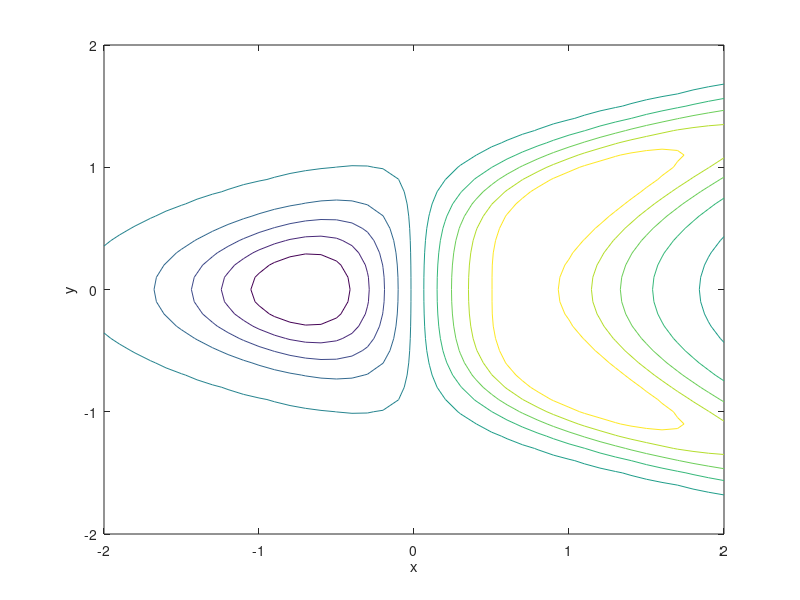

Reproduce this figure in MATLAB. (Note: this script raises an error after producing the figure.)
% x = [0:0.01:5];
% y = exp(-1.2*x).*sin(10*x+5);
% subplot(1,2,1)
% plot(x,y),axis([0 5 -1 1])
% x = [-6:0.01:6];
% y = abs(x.^3-100);
% subplot(1,2,2)
% plot(x,y,'o--c'),axis([-6,6,0,350])
% 
% x = [0:0.01:2];
% y = sinh(x);
% z = tanh(x);
% subplot(1,2,1)
% plot(x,y,'g*',x,z,'--'),xlabel('x'),ylabel('Hyperbolic Sine and Tangent');
% legend('sinh(x)','tanh(x)');
% 
% subplot(1,2,2)
% semilogx(x,y,'g*',x,z,'--'),xlabel('x'),ylabel('Hyperbolic Sine and Tangent');
% legend('sinh(x)','tanh(x)');

fun1 = 'x.^2-4';
fun_inline = inline(fun1);
[x, value] = fzero(fun_inline, [0,3])

[X,Y] = meshgrid(-2:0.1:2);
Z = X.*exp(-((X- Y.^2).^2+Y.^2));
contour(X,Y,Z),xlabel('x'),ylabel('y')
meshgrid(X,Y)
% function y = poly(x)
%  y = 0.025.*x.^5-0.0625.*x.^4-0.333.*x.^3 + x.*2;
% end